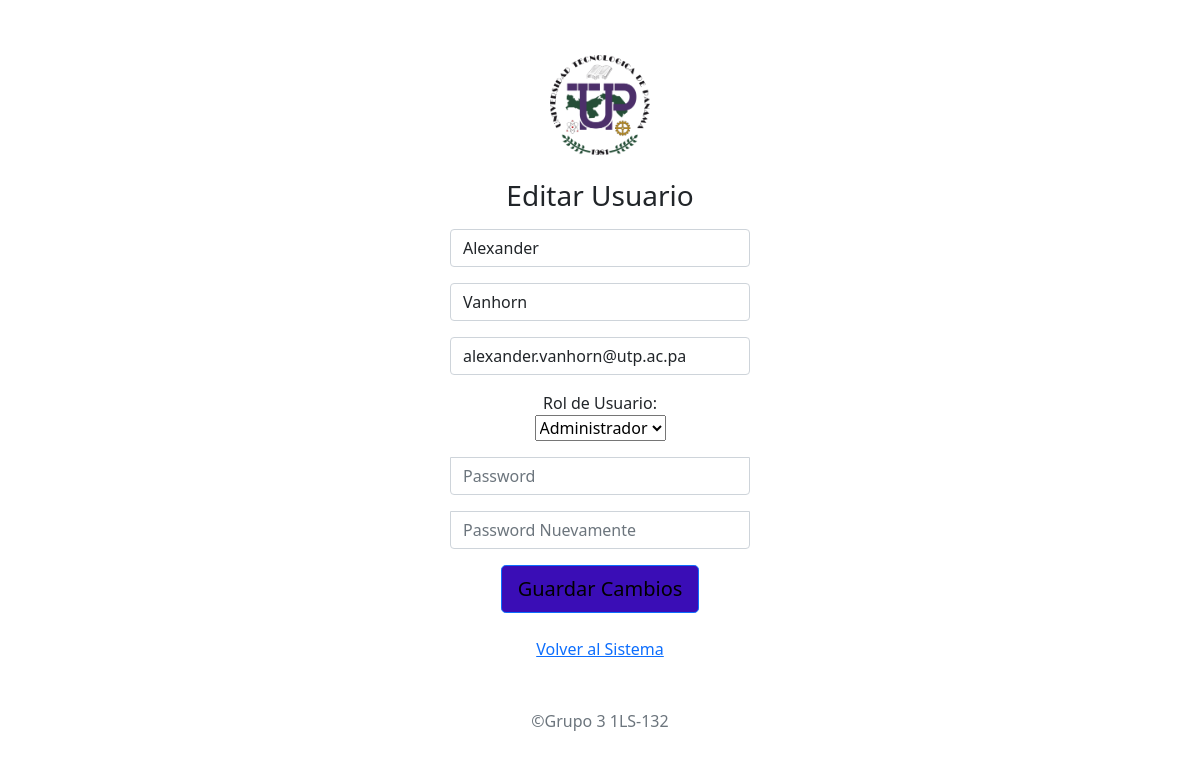
Screenshot of /secciones/editarUsuario.php?id=1 with the database file from the repository.
### tables this page shows
CREATE TABLE `usuario` (
  `id` int(11) NOT NULL,
  `nombre` varchar(20) NOT NULL,
  `apellido` varchar(20) NOT NULL,
  `email` varchar(100) NOT NULL,
  `password` varchar(50) NOT NULL,
  `foto` varchar(10) NOT NULL,
  `id_rol` int(11) NOT NULL
);

### secciones/editarUsuario.php (the view, shortened to what this page needs)
<?php
include("../config/conexion.php");
$id=$_GET['id'];
$consultaRol = $conn->query("SELECT * FROM rol_usuario");
$sentencia=$conn->prepare("SELECT * FROM usuario where id = ?;");
$sentencia->execute([$id]);
$persona=$sentencia->fetch(PDO::FETCH_OBJ);
?>
<!doctype html>
<html lang="en">
  <head>
    <link rel="stylesheet" href="../css/signin.css" >
    <link rel="stylesheet" href="../css/bootstrap.min.css">
    <link rel="stylesheet" href="../css/styles.css">
  </head>
  <body class="text-center">
  <form name="formulario" class="form-signin" method="POST" action="../php/editar.php" onSubmit="return comprobarClave()">
    <img class="mb-4" src="../imagenes/logo_utp.png" alt="" width="100" height="100">
    <h1 class="h3 mb-3 fw-normal">Editar Usuario</h1>
    <div class="form-group mb-3">
      <input type="text" class="form-control item" id="nombre" placeholder="Nombre" name="nombre2" value="<?php echo $persona->nombre;?>" required>
    </div>
    <div class="form-group mb-3">
      <input type="text" class="form-control item" id="apellido" placeholder="Apellido" name="apellido2" value="<?php echo $persona->apellido;?>" required>
    </div>
    <div class="form-group mb-3">
      <input type="text" class="form-control item" id="email" placeholder="Email" name="email2" value="<?php echo $persona->email;?>" required autofocus>
    </div>
    <div class="form-group mb-3">
                    <label for="id_rol">Rol de Usuario:</label><br>
                    <select name="id_rol" id="id_rol">
                        <?php while($id_rol = $consultaRol->fetch(PDO::FETCH_OBJ)){ ?>
                        <option value=<?php echo $id_rol->id_rol; ?>>
                            <?php echo $id_rol->nombre_rol; ?>
                        </option>
                        <?php } ?>
                    </select>
                </div>
    <div class="form-group mb-3">
      <input type="password" class="form-control item" id="password" placeholder="Password" name="password3" required>
    </div>
    <div class="form-group mb-3">
      <input type="password" class="form-control item" id="repassword" placeholder="Password Nuevamente" name="password4" required>
    </div>
    <button class="btn btn-lg btn-light btn-block border border-primary" type="submit" onClick="comprobarClave()">Guardar Cambios</button>
    <div class="mt-4">
      <div class="d-flex justify-content-center links">
            <a href="lista.php" class="ml-2">Volver al Sistema</a>
        </div>
    </div>
    <p class="mt-5 mb-3 text-muted">&copy;Grupo 3 1LS-132</p>
  </body>
</html>

### css/signin.css (style rules this page uses)
html, body { height: 100%; }
body { display: flex; align-items: center; padding-top: 40px; padding-bottom: 40px; background-color: #f5f5f5; }
.form-signin { width: 100%; max-width: 330px; padding: 15px; margin: auto; }
.form-signin input[type="password"] { margin-bottom: 10px; border-top-left-radius: 0; border-top-right-radius: 0; }

### css/styles.css (style rules this page uses)
.btn { background-color: rgb(58, 13, 182); }

### rows the page displays
usuario: nombre2 "Alexander", apellido2 "Vanhorn", email2 "alexander.vanhorn@utp.ac.pa"

### other values shown
form field id_rol "Administrador"
